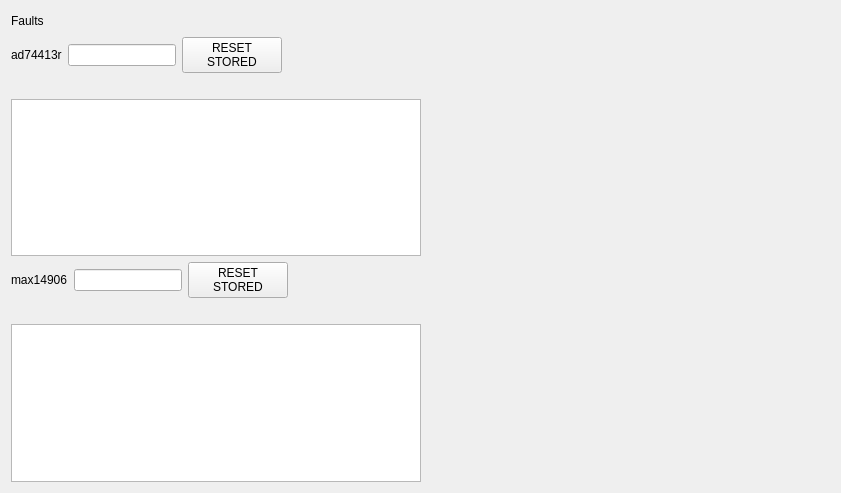
<?xml version="1.0" encoding="UTF-8"?>
<ui version="4.0">
 <class>FaultsPage</class>
 <widget class="QWidget" name="FaultsPage">
  <property name="geometry">
   <rect>
    <x>0</x>
    <y>0</y>
    <width>841</width>
    <height>493</height>
   </rect>
  </property>
  <property name="windowTitle">
   <string>Form</string>
  </property>
  <layout class="QVBoxLayout" name="verticalLayout">
   <item>
    <layout class="QHBoxLayout" name="horizontalLayout_9" stretch="1,100">
     <item>
      <widget class="QLabel" name="label_faults">
       <property name="text">
        <string>Faults</string>
       </property>
      </widget>
     </item>
     <item>
      <spacer name="horizontalSpacer_5">
       <property name="orientation">
        <enum>Qt::Horizontal</enum>
       </property>
       <property name="sizeHint" stdset="0">
        <size>
         <width>40</width>
         <height>20</height>
        </size>
       </property>
      </spacer>
     </item>
    </layout>
   </item>
   <item>
    <layout class="QHBoxLayout" name="horizontalLayout_2">
     <item>
      <layout class="QHBoxLayout" name="horizontalLayout">
       <property name="sizeConstraint">
        <enum>QLayout::SetMinimumSize</enum>
       </property>
       <item>
        <widget class="QLabel" name="label_name_ad">
         <property name="sizePolicy">
          <sizepolicy hsizetype="Fixed" vsizetype="Fixed">
           <horstretch>0</horstretch>
           <verstretch>0</verstretch>
          </sizepolicy>
         </property>
         <property name="text">
          <string>ad74413r</string>
         </property>
        </widget>
       </item>
       <item>
        <widget class="QLineEdit" name="lineEdit_adNumeric">
         <property name="sizePolicy">
          <sizepolicy hsizetype="Fixed" vsizetype="Fixed">
           <horstretch>0</horstretch>
           <verstretch>0</verstretch>
          </sizepolicy>
         </property>
         <property name="alignment">
          <set>Qt::AlignCenter</set>
         </property>
        </widget>
       </item>
      </layout>
     </item>
     <item>
      <widget class="QPushButton" name="ad_reset_button">
       <property name="enabled">
        <bool>true</bool>
       </property>
       <property name="sizePolicy">
        <sizepolicy hsizetype="Fixed" vsizetype="Fixed">
         <horstretch>100</horstretch>
         <verstretch>0</verstretch>
        </sizepolicy>
       </property>
       <property name="minimumSize">
        <size>
         <width>100</width>
         <height>0</height>
        </size>
       </property>
       <property name="styleSheet">
        <string notr="true">QPushButton { 	height: 30px; 	font-weight: normal; 	font-style: normal; 	text-align: center; }</string>
       </property>
       <property name="text">
        <string>RESET
STORED</string>
       </property>
      </widget>
     </item>
     <item>
      <spacer name="horizontalSpacer_2">
       <property name="orientation">
        <enum>Qt::Horizontal</enum>
       </property>
       <property name="sizeHint" stdset="0">
        <size>
         <width>40</width>
         <height>20</height>
        </size>
       </property>
      </spacer>
     </item>
    </layout>
   </item>
   <item>
    <layout class="QHBoxLayout" name="horizontalLayout_5">
     <item>
      <layout class="QHBoxLayout" name="ad74413rFaults">
       <property name="sizeConstraint">
        <enum>QLayout::SetFixedSize</enum>
       </property>
      </layout>
     </item>
     <item>
      <spacer name="horizontalSpacer_6">
       <property name="orientation">
        <enum>Qt::Horizontal</enum>
       </property>
       <property name="sizeHint" stdset="0">
        <size>
         <width>40</width>
         <height>20</height>
        </size>
       </property>
      </spacer>
     </item>
    </layout>
   </item>
   <item>
    <layout class="QHBoxLayout" name="horizontalLayout_7">
     <item>
      <widget class="QTextEdit" name="ad_faults_explanation"/>
     </item>
     <item>
      <spacer name="horizontalSpacer_3">
       <property name="orientation">
        <enum>Qt::Horizontal</enum>
       </property>
       <property name="sizeHint" stdset="0">
        <size>
         <width>40</width>
         <height>20</height>
        </size>
       </property>
      </spacer>
     </item>
    </layout>
   </item>
   <item>
    <layout class="QHBoxLayout" name="horizontalLayout_3">
     <item>
      <layout class="QHBoxLayout" name="horizontalLayout_4">
       <property name="sizeConstraint">
        <enum>QLayout::SetMaximumSize</enum>
       </property>
       <item>
        <widget class="QLabel" name="label_name_max">
         <property name="sizePolicy">
          <sizepolicy hsizetype="Fixed" vsizetype="Fixed">
           <horstretch>0</horstretch>
           <verstretch>0</verstretch>
          </sizepolicy>
         </property>
         <property name="text">
          <string>max14906</string>
         </property>
        </widget>
       </item>
       <item>
        <widget class="QLineEdit" name="lineEdit_maxNumeric">
         <property name="sizePolicy">
          <sizepolicy hsizetype="Fixed" vsizetype="Fixed">
           <horstretch>0</horstretch>
           <verstretch>0</verstretch>
          </sizepolicy>
         </property>
         <property name="alignment">
          <set>Qt::AlignCenter</set>
         </property>
        </widget>
       </item>
      </layout>
     </item>
     <item>
      <widget class="QPushButton" name="max_reset_button">
       <property name="enabled">
        <bool>true</bool>
       </property>
       <property name="sizePolicy">
        <sizepolicy hsizetype="Fixed" vsizetype="Fixed">
         <horstretch>100</horstretch>
         <verstretch>0</verstretch>
        </sizepolicy>
       </property>
       <property name="minimumSize">
        <size>
         <width>100</width>
         <height>0</height>
        </size>
       </property>
       <property name="styleSheet">
        <string notr="true">QPushButton { 	height: 30px; 	font-weight: normal; 	font-style: normal; 	text-align: center; }</string>
       </property>
       <property name="text">
        <string>RESET
STORED</string>
       </property>
      </widget>
     </item>
     <item>
      <spacer name="horizontalSpacer">
       <property name="orientation">
        <enum>Qt::Horizontal</enum>
       </property>
       <property name="sizeHint" stdset="0">
        <size>
         <width>40</width>
         <height>20</height>
        </size>
       </property>
      </spacer>
     </item>
    </layout>
   </item>
   <item>
    <layout class="QHBoxLayout" name="horizontalLayout_6">
     <item>
      <layout class="QHBoxLayout" name="max14906Faults">
       <property name="sizeConstraint">
        <enum>QLayout::SetFixedSize</enum>
       </property>
      </layout>
     </item>
     <item>
      <spacer name="horizontalSpacer_7">
       <property name="orientation">
        <enum>Qt::Horizontal</enum>
       </property>
       <property name="sizeHint" stdset="0">
        <size>
         <width>40</width>
         <height>20</height>
        </size>
       </property>
      </spacer>
     </item>
    </layout>
   </item>
   <item>
    <layout class="QHBoxLayout" name="horizontalLayout_8">
     <item>
      <widget class="QTextEdit" name="max_faults_explanation"/>
     </item>
     <item>
      <spacer name="horizontalSpacer_4">
       <property name="orientation">
        <enum>Qt::Horizontal</enum>
       </property>
       <property name="sizeHint" stdset="0">
        <size>
         <width>40</width>
         <height>20</height>
        </size>
       </property>
      </spacer>
     </item>
    </layout>
   </item>
  </layout>
 </widget>
 <resources/>
 <connections/>
</ui>
